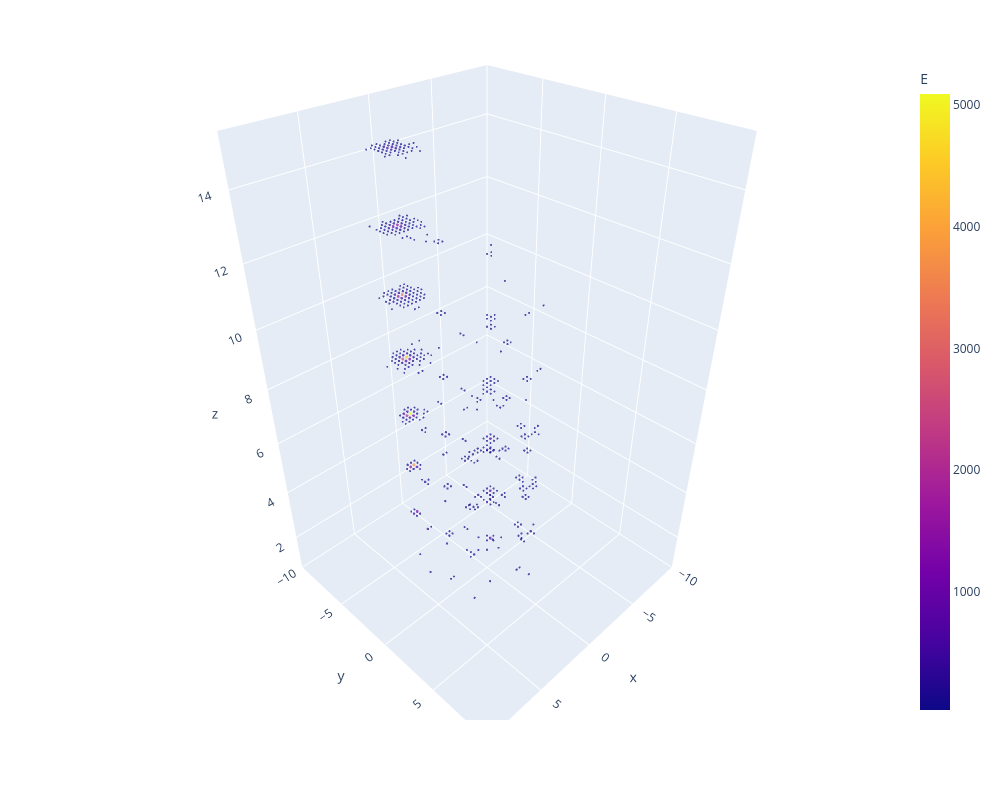

Notebook code cell kept with this figure:
### Code cell
from utils import transform

ev = 0
X = batch['input_feats']
is_nan = torch.isnan(X['hit_x'][ev])
plot_dict = {k: transform(v[ev][~is_nan], k, dataset.xform_cfg, inverse=True) for k, v in X.items()}
plot_dict['x'] = plot_dict.pop('hit_x')
plot_dict['y'] = plot_dict.pop('hit_y')
plot_dict['z'] = plot_dict.pop('hit_z')
plot_dict['E'] = plot_dict.pop('hit_e')
plot_dict['size'] = (plot_dict['E'] + 1).log()

plot_point_cloud(plot_dict, xy_range=dataset.calo_cfg['width'])

### Figure 1 — Plotly figure (JSON) as saved in the notebook; plotly's stock layout.template omitted (floating-point values rounded to 4 significant figures; data arrays with more than 128 entries replaced by an {"elided": "..."} marker saying what was removed)
{"data": [{"hovertemplate": "x=%{x}<br>y=%{y}<br>z=%{z}<br>size=%{marker.size}<br>E=%{marker.color}<extra></extra>", "legendgroup": "", "marker": {"color": {"elided": "525 float values"}, "coloraxis": "coloraxis", "line": {"width": 0}, "size": {"elided": "525 float values"}, "sizemode": "area", "sizeref": 0.3414, "symbol": "circle"}, "mode": "markers", "name": "", "scene": "scene", "showlegend": false, "type": "scatter3d", "x": {"elided": "525 float values"}, "y": {"elided": "525 float values"}, "z": {"elided": "525 float values"}}], "layout": {"coloraxis": {"colorbar": {"title": {"text": "E"}}, "colorscale": [[0, "#0d0887"], [0.1111, "#46039f"], [0.2222, "#7201a8"], [0.3333, "#9c179e"], [0.4444, "#bd3786"], [0.5556, "#d8576b"], [0.6667, "#ed7953"], [0.7778, "#fb9f3a"], [0.8889, "#fdca26"], [1, "#f0f921"]]}, "height": 800, "legend": {"itemsizing": "constant", "tracegroupgap": 0}, "margin": {"t": 60}, "scene": {"domain": {"x": [0, 1], "y": [0, 1]}, "xaxis": {"range": [-10, 10], "title": {"text": "x"}}, "yaxis": {"range": [-10, 10], "title": {"text": "y"}}, "zaxis": {"title": {"text": "z"}}}, "width": 1000}}
